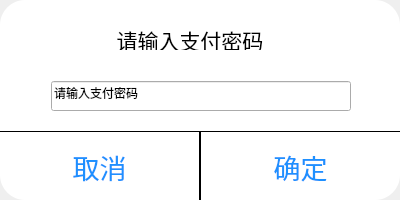
<?xml version="1.0" encoding="UTF-8"?>
<ui version="4.0">
 <class>Dialog</class>
 <widget class="QDialog" name="Dialog">
  <property name="geometry">
   <rect>
    <x>0</x>
    <y>0</y>
    <width>400</width>
    <height>200</height>
   </rect>
  </property>
  <property name="windowTitle">
   <string>Dialog</string>
  </property>
  <widget class="QFrame" name="frame">
   <property name="geometry">
    <rect>
     <x>0</x>
     <y>0</y>
     <width>400</width>
     <height>200</height>
    </rect>
   </property>
   <property name="styleSheet">
    <string notr="true">QFrame{background-color:white
;border-radius:25px}</string>
   </property>
   <property name="frameShape">
    <enum>QFrame::StyledPanel</enum>
   </property>
   <property name="frameShadow">
    <enum>QFrame::Raised</enum>
   </property>
   <widget class="QLabel" name="label">
    <property name="geometry">
     <rect>
      <x>90</x>
      <y>30</y>
      <width>200</width>
      <height>20</height>
     </rect>
    </property>
    <property name="font">
     <font>
      <family>黑体</family>
      <pointsize>16</pointsize>
      <weight>50</weight>
      <bold>false</bold>
     </font>
    </property>
    <property name="text">
     <string>请输入支付密码</string>
    </property>
    <property name="alignment">
     <set>Qt::AlignCenter</set>
    </property>
   </widget>
   <widget class="QWidget" name="">
    <property name="geometry">
     <rect>
      <x>0</x>
      <y>130</y>
      <width>402</width>
      <height>72</height>
     </rect>
    </property>
    <layout class="QHBoxLayout" name="horizontalLayout">
     <property name="spacing">
      <number>0</number>
     </property>
     <item>
      <widget class="QPushButton" name="pushButton">
       <property name="minimumSize">
        <size>
         <width>200</width>
         <height>70</height>
        </size>
       </property>
       <property name="maximumSize">
        <size>
         <width>200</width>
         <height>70</height>
        </size>
       </property>
       <property name="font">
        <font>
         <pointsize>20</pointsize>
        </font>
       </property>
       <property name="styleSheet">
        <string notr="true">QPushButton{
border-bottom-left-radius:25px;
color:#1e90ff;
border-top:1px;
border-right:1px;
border-style:solid

}
QPushButton:pressed{
background-color:#bbbbbb;
border-bottom-left-radius:25px}</string>
       </property>
       <property name="text">
        <string>取消</string>
       </property>
      </widget>
     </item>
     <item>
      <widget class="QPushButton" name="pushButton_2">
       <property name="minimumSize">
        <size>
         <width>200</width>
         <height>70</height>
        </size>
       </property>
       <property name="maximumSize">
        <size>
         <width>200</width>
         <height>70</height>
        </size>
       </property>
       <property name="font">
        <font>
         <pointsize>20</pointsize>
        </font>
       </property>
       <property name="styleSheet">
        <string notr="true">QPushButton{border-bottom-right-radius:25px;
color:#1e90ff;
border-top:1px;
border-left:1px;
border-style:solid}

QPushButton:pressed{
border-bottom-right-radius:25px;background-color:#bbbbbb;
}
</string>
       </property>
       <property name="text">
        <string>确定</string>
       </property>
      </widget>
     </item>
    </layout>
   </widget>
   <widget class="QWidget" name="">
    <property name="geometry">
     <rect>
      <x>0</x>
      <y>80</y>
      <width>401</width>
      <height>32</height>
     </rect>
    </property>
    <layout class="QHBoxLayout" name="horizontalLayout_2">
     <item>
      <spacer name="horizontalSpacer">
       <property name="orientation">
        <enum>Qt::Horizontal</enum>
       </property>
       <property name="sizeHint" stdset="0">
        <size>
         <width>40</width>
         <height>20</height>
        </size>
       </property>
      </spacer>
     </item>
     <item>
      <widget class="QLineEdit" name="lineEdit">
       <property name="minimumSize">
        <size>
         <width>300</width>
         <height>30</height>
        </size>
       </property>
       <property name="maximumSize">
        <size>
         <width>300</width>
         <height>30</height>
        </size>
       </property>
       <property name="text">
        <string>请输入支付密码</string>
       </property>
      </widget>
     </item>
     <item>
      <spacer name="horizontalSpacer_2">
       <property name="orientation">
        <enum>Qt::Horizontal</enum>
       </property>
       <property name="sizeHint" stdset="0">
        <size>
         <width>40</width>
         <height>20</height>
        </size>
       </property>
      </spacer>
     </item>
    </layout>
   </widget>
  </widget>
 </widget>
 <resources/>
 <connections/>
</ui>
